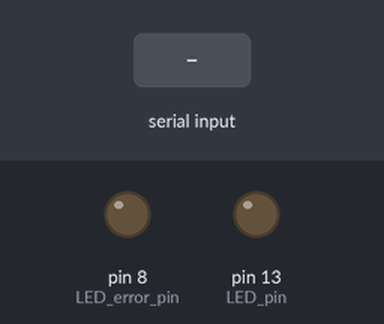
A sketch run on a simulated Arduino Uno, built with avr-gcc and run on an emulated ATmega328P. Parts: output pins drawn as LEDs (lit = HIGH). The test bench sets the inputs (shaded band).

Above: at 1.2 s.
1.3 s: "ON" received over Serial
At 3.4 s:
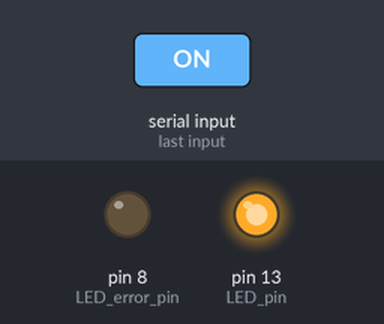
3.8 s: "1" received over Serial
At 5.2 s:
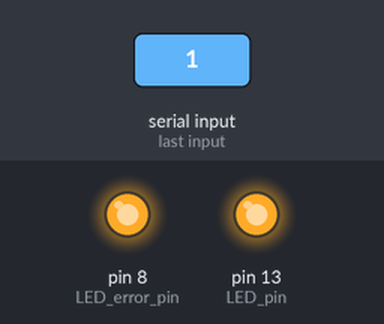
6.8 s: "OFF" received over Serial
At 8.8 s:
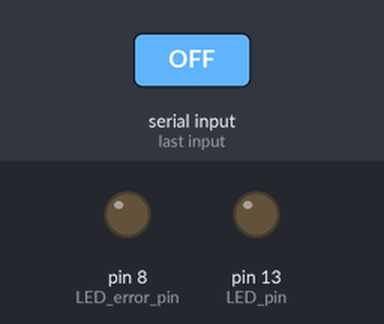
9.3 s: "0" received over Serial
At 10.6 s:
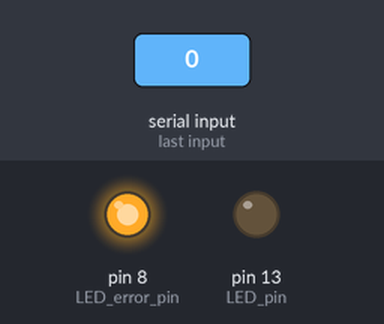
Timing chart, 0 to 12.3 s (numbered marks = the images above; inputs shaded):
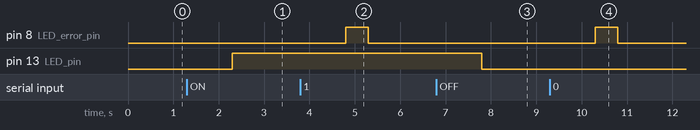

The sketch:

blinkRedGreenWithPython.ino
```cpp
// Declare pins
#define LED_pin 13      // Red
#define LED_error_pin 8 // Green

void setup()
{
  // Set up baud between arudio, computer, python
  Serial.begin(9600);
  pinMode(LED_pin, OUTPUT);
  pinMode(LED_error_pin, OUTPUT);
}

void loop()
{
  // put your main code here, to run repeatedly:
  if (Serial.available() > 0)
  {
    String msg = Serial.readString();

    if (msg == "ON")
    {
      digitalWrite(LED_pin, HIGH);
    }

    else if (msg == "OFF")
    {
      digitalWrite(LED_pin, LOW);
    }
    else
    {
      digitalWrite(LED_error_pin, HIGH);
      delay(500);
      digitalWrite(LED_error_pin, LOW);
    }
  }
}
```

Measured:
- after the input at 1.3 s, pin 13 (LED_pin): LOW → HIGH after 1.0 s
- after the input at 3.8 s, pin 8 (LED_error_pin): LOW → HIGH after 1.0 s, → LOW 0.50 s later
- after the input at 6.8 s, pin 13 (LED_pin): HIGH → LOW after 1.0 s
- after the input at 9.3 s, pin 8 (LED_error_pin): LOW → HIGH after 1.0 s, → LOW 0.50 s later
